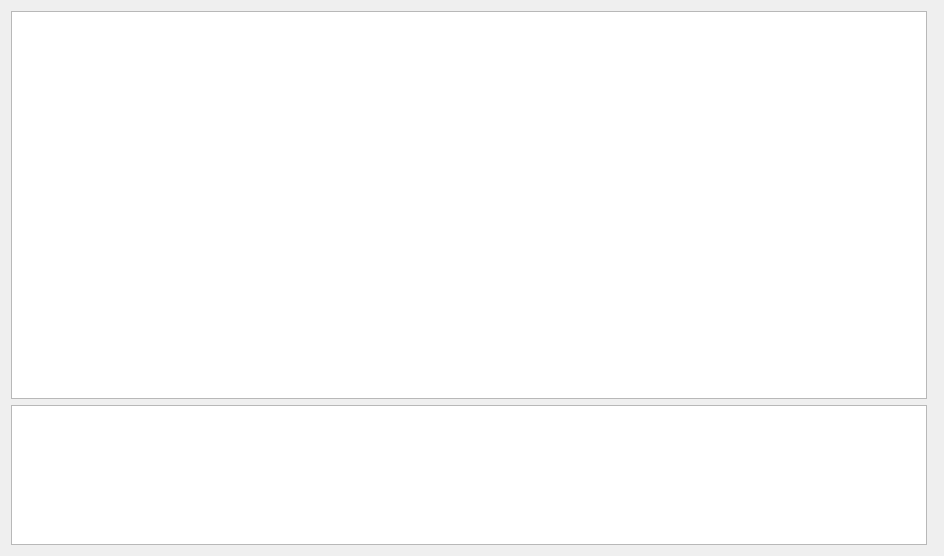
<ui version="4.0" >
 <class>graphicsViewWidget</class>
 <widget class="QWidget" name="graphicsViewWidget" >
  <property name="geometry" >
   <rect>
    <x>0</x>
    <y>0</y>
    <width>944</width>
    <height>556</height>
   </rect>
  </property>
  <property name="windowTitle" >
   <string>GraphicsView</string>
  </property>
  <layout class="QGridLayout" >
   <item row="0" column="0" >
    <widget class="QGraphicsView" name="view" >
     <property name="sizePolicy" >
      <sizepolicy vsizetype="Expanding" hsizetype="Expanding" >
       <horstretch>20</horstretch>
       <verstretch>0</verstretch>
      </sizepolicy>
     </property>
    </widget>
   </item>
   <item row="0" column="1" >
    <widget class="QWidget" native="1" name="spacerWidget" />
   </item>
   <item row="1" column="0" >
    <widget class="QTextBrowser" name="textBrowser" >
     <property name="maximumSize" >
      <size>
       <width>16777215</width>
       <height>140</height>
      </size>
     </property>
    </widget>
   </item>
  </layout>
 </widget>
 <resources/>
 <connections/>
</ui>
